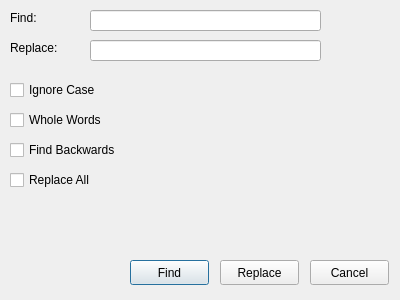
<?xml version="1.0" encoding="UTF-8"?>
<ui version="4.0">
 <class>Dialog</class>
 <widget class="QDialog" name="Dialog">
  <property name="geometry">
   <rect>
    <x>0</x>
    <y>0</y>
    <width>400</width>
    <height>300</height>
   </rect>
  </property>
  <property name="windowTitle">
   <string>Find / Replace</string>
  </property>
  <widget class="QLabel" name="label">
   <property name="geometry">
    <rect>
     <x>10</x>
     <y>10</y>
     <width>57</width>
     <height>15</height>
    </rect>
   </property>
   <property name="text">
    <string>Find:</string>
   </property>
  </widget>
  <widget class="QLabel" name="label_2">
   <property name="geometry">
    <rect>
     <x>10</x>
     <y>40</y>
     <width>57</width>
     <height>15</height>
    </rect>
   </property>
   <property name="text">
    <string>Replace:</string>
   </property>
  </widget>
  <widget class="QLineEdit" name="findEdit">
   <property name="geometry">
    <rect>
     <x>90</x>
     <y>10</y>
     <width>231</width>
     <height>21</height>
    </rect>
   </property>
  </widget>
  <widget class="QLineEdit" name="replaceEdit">
   <property name="geometry">
    <rect>
     <x>90</x>
     <y>40</y>
     <width>231</width>
     <height>21</height>
    </rect>
   </property>
  </widget>
  <widget class="QCheckBox" name="caseCB">
   <property name="geometry">
    <rect>
     <x>10</x>
     <y>80</y>
     <width>141</width>
     <height>20</height>
    </rect>
   </property>
   <property name="text">
    <string>Ignore Case</string>
   </property>
  </widget>
  <widget class="QCheckBox" name="wordsCB">
   <property name="geometry">
    <rect>
     <x>10</x>
     <y>110</y>
     <width>131</width>
     <height>20</height>
    </rect>
   </property>
   <property name="text">
    <string>Whole Words</string>
   </property>
  </widget>
  <widget class="QCheckBox" name="backCB">
   <property name="geometry">
    <rect>
     <x>10</x>
     <y>140</y>
     <width>131</width>
     <height>20</height>
    </rect>
   </property>
   <property name="text">
    <string>Find Backwards</string>
   </property>
  </widget>
  <widget class="QCheckBox" name="allCB">
   <property name="geometry">
    <rect>
     <x>10</x>
     <y>170</y>
     <width>131</width>
     <height>20</height>
    </rect>
   </property>
   <property name="text">
    <string>Replace All</string>
   </property>
  </widget>
  <widget class="QPushButton" name="findButton">
   <property name="geometry">
    <rect>
     <x>130</x>
     <y>260</y>
     <width>79</width>
     <height>25</height>
    </rect>
   </property>
   <property name="text">
    <string>Find</string>
   </property>
   <property name="default">
    <bool>true</bool>
   </property>
  </widget>
  <widget class="QPushButton" name="replaceButton">
   <property name="geometry">
    <rect>
     <x>220</x>
     <y>260</y>
     <width>79</width>
     <height>25</height>
    </rect>
   </property>
   <property name="text">
    <string>Replace</string>
   </property>
  </widget>
  <widget class="QPushButton" name="cancelButton">
   <property name="geometry">
    <rect>
     <x>310</x>
     <y>260</y>
     <width>79</width>
     <height>25</height>
    </rect>
   </property>
   <property name="text">
    <string>Cancel</string>
   </property>
  </widget>
 </widget>
 <resources/>
 <connections/>
</ui>
